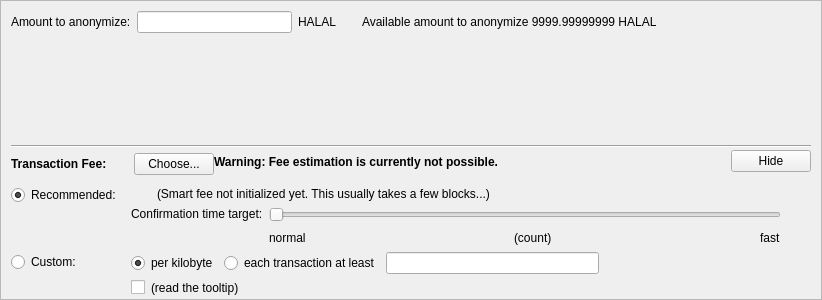
    <widget class="QFrame" name="verticalFrame">
     <property name="sizePolicy">
      <sizepolicy hsizetype="Preferred" vsizetype="Expanding">
       <horstretch>0</horstretch>
       <verstretch>0</verstretch>
      </sizepolicy>
     </property>
     <property name="minimumSize">
      <size>
       <width>0</width>
       <height>0</height>
      </size>
     </property>
     <property name="maximumSize">
      <size>
       <width>16777215</width>
       <height>300</height>
      </size>
     </property>
     <property name="frameShape">
      <enum>QFrame::StyledPanel</enum>
     </property>
     <property name="frameShadow">
      <enum>QFrame::Sunken</enum>
     </property>
     <layout class="QVBoxLayout" name="verticalLayout_6">
      <property name="leftMargin">
       <number>10</number>
      </property>
      <property name="topMargin">
       <number>10</number>
      </property>
      <property name="rightMargin">
       <number>10</number>
      </property>
      <property name="bottomMargin">
       <number>0</number>
      </property>
      <item>
       <layout class="QHBoxLayout" name="horizontalLayout_4">
        <property name="topMargin">
         <number>0</number>
        </property>
        <property name="bottomMargin">
         <number>0</number>
        </property>
        <item>
         <widget class="QLabel" name="amountToAnoymizeLabel">
          <property name="text">
           <string>Amount to anonymize:</string>
          </property>
         </widget>
        </item>
        <item>
         <widget class="BitcoinAmountField" name="anonymizeAmount">
         </widget>
        </item>
        <item>
         <widget class="QLabel" name="anonymizeUnit">
          <property name="text">
           <string>HALAL</string>
          </property>
         </widget>
        </item>
        <item>
         <spacer name="horizontalSpacer_10">
          <property name="orientation">
           <enum>Qt::Horizontal</enum>
          </property>
          <property name="sizeType">
           <enum>QSizePolicy::Fixed</enum>
          </property>
          <property name="sizeHint" stdset="0">
           <size>
            <width>20</width>
            <height>20</height>
           </size>
          </property>
         </spacer>
        </item>
        <item>
         <widget class="QLabel" name="availableAmounToAnonymize">
          <property name="text">
           <string>Available amount to anonymize 9999.99999999 HALAL</string>
          </property>
         </widget>
        </item>
        <item>
         <spacer name="horizontalSpacer_8">
          <property name="orientation">
           <enum>Qt::Horizontal</enum>
          </property>
          <property name="sizeHint" stdset="0">
           <size>
            <width>40</width>
            <height>20</height>
           </size>
          </property>
         </spacer>
        </item>
       </layout>
      </item>
      <item>
       <spacer name="verticalSpacer_10">
        <property name="orientation">
         <enum>Qt::Vertical</enum>
        </property>
        <property name="sizeHint" stdset="0">
         <size>
          <width>20</width>
          <height>600</height>
         </size>
        </property>
       </spacer>
      </item>
      <item>
       <layout class="QVBoxLayout" name="verticalLayoutFee2" stretch="0,0,0,0">
        <property name="spacing">
         <number>0</number>
        </property>
        <property name="leftMargin">
         <number>0</number>
        </property>
        <property name="topMargin">
         <number>0</number>
        </property>
        <item>
         <layout class="QVBoxLayout" name="verticalLayout_4">
          <item>
           <widget class="Line" name="line">
            <property name="orientation">
             <enum>Qt::Horizontal</enum>
            </property>
           </widget>
          </item>
         </layout>
        </item>
        <item>
         <layout class="QHBoxLayout" name="horizontalLayoutFee1">
          <property name="bottomMargin">
           <number>0</number>
          </property>
          <item>
           <layout class="QVBoxLayout" name="verticalLayoutFee7">
            <property name="spacing">
             <number>0</number>
            </property>
            <item>
             <spacer name="verticalSpacer_8">
              <property name="orientation">
               <enum>Qt::Vertical</enum>
              </property>
              <property name="sizeType">
               <enum>QSizePolicy::Fixed</enum>
              </property>
              <property name="sizeHint" stdset="0">
               <size>
                <width>1</width>
                <height>5</height>
               </size>
              </property>
             </spacer>
            </item>
            <item>
             <layout class="QHBoxLayout" name="horizontalLayoutSmartFee">
              <property name="spacing">
               <number>10</number>
              </property>
              <item>
               <widget class="QLabel" name="labelFeeHeadline">
                <property name="sizePolicy">
                 <sizepolicy hsizetype="Preferred" vsizetype="Maximum">
                  <horstretch>0</horstretch>
                  <verstretch>0</verstretch>
                 </sizepolicy>
                </property>
                <property name="font">
                 <font>
                  <weight>75</weight>
                  <bold>true</bold>
                 </font>
                </property>
                <property name="styleSheet">
                 <string notr="true">font-weight:bold;</string>
                </property>
                <property name="text">
                 <string>Transaction Fee:</string>
                </property>
               </widget>
              </item>
              <item>
               <widget class="QLabel" name="labelFeeMinimized">
                <property name="text">
                 <string/>
                </property>
               </widget>
              </item>
              <item>
               <widget class="QPushButton" name="buttonChooseFee">
                <property name="text">
                 <string>Choose...</string>
                </property>
               </widget>
              </item>
             </layout>
            </item>
            <item>
             <spacer name="verticalSpacer_5">
              <property name="orientation">
               <enum>Qt::Vertical</enum>
              </property>
              <property name="sizeHint" stdset="0">
               <size>
                <width>1</width>
                <height>1</height>
               </size>
              </property>
             </spacer>
            </item>
           </layout>
          </item>
          <item>
           <widget class="QLabel" name="fallbackFeeWarningLabel">
            <property name="font">
             <font>
              <weight>75</weight>
              <bold>true</bold>
             </font>
            </property>
            <property name="toolTip">
             <string>Using the fallbackfee can result in sending a transaction that will take several hours or days (or never) to confirm. Consider choosing your fee manually or wait until your have validated the complete chain.</string>
            </property>
            <property name="text">
             <string>Warning: Fee estimation is currently not possible.</string>
            </property>
            <property name="wordWrap">
             <bool>false</bool>
            </property>
           </widget>
          </item>
          <item>
           <spacer name="horizontalSpacer_4">
            <property name="orientation">
             <enum>Qt::Horizontal</enum>
            </property>
            <property name="sizeType">
             <enum>QSizePolicy::MinimumExpanding</enum>
            </property>
            <property name="sizeHint" stdset="0">
             <size>
              <width>40</width>
              <height>20</height>
             </size>
            </property>
           </spacer>
          </item>
          <item>
           <widget class="QPushButton" name="buttonMinimizeFee">
            <property name="toolTip">
             <string>collapse fee-settings</string>
            </property>
            <property name="text">
             <string>Hide</string>
            </property>
           </widget>
          </item>
         </layout>
        </item>
        <item>
         <widget class="QFrame" name="frameFeeSelection">
          <layout class="QVBoxLayout" name="verticalLayoutFee12">
           <property name="spacing">
            <number>0</number>
           </property>
           <property name="leftMargin">
            <number>0</number>
           </property>
           <property name="topMargin">
            <number>0</number>
           </property>
           <property name="rightMargin">
            <number>0</number>
           </property>
           <property name="bottomMargin">
            <number>0</number>
           </property>
           <item>
            <layout class="QGridLayout" name="gridLayoutFee">
             <property name="topMargin">
              <number>10</number>
             </property>
             <property name="bottomMargin">
              <number>4</number>
             </property>
             <property name="horizontalSpacing">
              <number>10</number>
             </property>
             <property name="verticalSpacing">
              <number>4</number>
             </property>
             <item row="1" column="1">
              <layout class="QVBoxLayout" name="verticalLayoutFee8">
               <property name="spacing">
                <number>6</number>
               </property>
               <item>
                <layout class="QHBoxLayout" name="horizontalLayoutFee13">
                 <item>
                  <widget class="QRadioButton" name="radioCustomPerKilobyte">
                   <property name="toolTip">
                    <string>If the custom fee is set to 1000 satoshis and the transaction is only 250 bytes, then &quot;per kilobyte&quot; only pays 250 satoshis in fee, while &quot;total at least&quot; pays 1000 satoshis. For transactions bigger than a kilobyte both pay by kilobyte.</string>
                   </property>
                   <property name="text">
                    <string>per kilobyte</string>
                   </property>
                   <property name="checked">
                    <bool>true</bool>
                   </property>
                   <attribute name="buttonGroup">
                    <string notr="true">groupCustomFee</string>
                   </attribute>
                  </widget>
                 </item>
                 <item>
                  <widget class="QRadioButton" name="radioCustomAtLeast">
                   <property name="toolTip">
                    <string>If the custom fee is set to 1000 satoshis and the transaction is only 250 bytes, then &quot;per kilobyte&quot; only pays 250 satoshis in fee, while &quot;total at least&quot; pays 1000 satoshis. For transactions bigger than a kilobyte both pay by kilobyte.</string>
                   </property>
                   <property name="text">
                    <string>each transaction at least</string>
                   </property>
                   <attribute name="buttonGroup">
                    <string notr="true">groupCustomFee</string>
                   </attribute>
                  </widget>
                 </item>
                 <item>
                  <widget class="BitcoinAmountField" name="customFee"/>
                 </item>
                 <item>
                  <spacer name="horizontalSpacer_6">
                   <property name="orientation">
                    <enum>Qt::Horizontal</enum>
                   </property>
                   <property name="sizeHint" stdset="0">
                    <size>
                     <width>1</width>
                     <height>1</height>
                    </size>
                   </property>
                  </spacer>
                 </item>
                </layout>
               </item>
               <item>
                <layout class="QHBoxLayout" name="horizontalLayoutFee8">
                 <item>
                  <widget class="QCheckBox" name="checkBoxMinimumFee">
                   <property name="toolTip">
                    <string>Paying only the minimum fee is just fine as long as there is less transaction volume than space in the blocks. But be aware that this can end up in a never confirming transaction once there is more demand for Halal transactions than the network can process.</string>
                   </property>
                   <property name="text">
                    <string/>
                   </property>
                  </widget>
                 </item>
                 <item>
                  <widget class="QLabel" name="labelMinFeeWarning">
                   <property name="enabled">
                    <bool>true</bool>
                   </property>
                   <property name="toolTip">
                    <string>Paying only the minimum fee is just fine as long as there is less transaction volume than space in the blocks. But be aware that this can end up in a never confirming transaction once there is more demand for Halal transactions than the network can process.</string>
                   </property>
                   <property name="text">
                    <string>(read the tooltip)</string>
                   </property>
                   <property name="margin">
                    <number>5</number>
                   </property>
                  </widget>
                 </item>
                 <item>
                  <spacer name="horizontalSpacer_2">
                   <property name="orientation">
                    <enum>Qt::Horizontal</enum>
                   </property>
                   <property name="sizeHint" stdset="0">
                    <size>
                     <width>1</width>
                     <height>1</height>
                    </size>
                   </property>
                  </spacer>
                 </item>
                </layout>
               </item>
              </layout>
             </item>
             <item row="0" column="0">
              <layout class="QVBoxLayout" name="verticalLayoutFee4" stretch="0,1">
               <item>
                <widget class="QRadioButton" name="radioSmartFee">
                 <property name="text">
                  <string>Recommended:</string>
                 </property>
                 <property name="checked">
                  <bool>true</bool>
                 </property>
                 <attribute name="buttonGroup">
                  <string notr="true">groupFee</string>
                 </attribute>
                </widget>
               </item>
               <item>
                <spacer name="verticalSpacer_2">
                 <property name="orientation">
                  <enum>Qt::Vertical</enum>
                 </property>
                 <property name="sizeHint" stdset="0">
                  <size>
                   <width>1</width>
                   <height>1</height>
                  </size>
                 </property>
                </spacer>
               </item>
              </layout>
             </item>
             <item row="1" column="0">
              <layout class="QVBoxLayout" name="verticalLayoutFee9" stretch="0,1">
               <item>
                <widget class="QRadioButton" name="radioCustomFee">
                 <property name="text">
                  <string>Custom:</string>
                 </property>
                 <attribute name="buttonGroup">
                  <string notr="true">groupFee</string>
                 </attribute>
                </widget>
               </item>
               <item>
                <spacer name="verticalSpacer_6">
                 <property name="orientation">
                  <enum>Qt::Vertical</enum>
                 </property>
                 <property name="sizeHint" stdset="0">
                  <size>
                   <width>1</width>
                   <height>1</height>
                  </size>
                 </property>
                </spacer>
               </item>
              </layout>
             </item>
             <item row="0" column="1">
              <layout class="QVBoxLayout" name="verticalLayoutFee3" stretch="0,0,1">
               <property name="spacing">
                <number>6</number>
               </property>
               <property name="topMargin">
                <number>2</number>
               </property>
               <item>
                <layout class="QHBoxLayout" name="horizontalLayoutFee12">
                 <item>
                  <widget class="QLabel" name="labelSmartFee">
                   <property name="text">
                    <string/>
                   </property>
                   <property name="margin">
                    <number>2</number>
                   </property>
                  </widget>
                 </item>
                 <item>
                  <widget class="QLabel" name="labelFeeEstimation">
                   <property name="text">
                    <string/>
                   </property>
                  </widget>
                 </item>
                 <item>
                  <widget class="QLabel" name="labelSmartFee2">
                   <property name="text">
                    <string>(Smart fee not initialized yet. This usually takes a few blocks...)</string>
                   </property>
                   <property name="margin">
                    <number>2</number>
                   </property>
                  </widget>
                 </item>
                 <item>
                  <spacer name="horizontalSpacer_5">
                   <property name="orientation">
                    <enum>Qt::Horizontal</enum>
                   </property>
                   <property name="sizeHint" stdset="0">
                    <size>
                     <width>1</width>
                     <height>1</height>
                    </size>
                   </property>
                  </spacer>
                 </item>
                </layout>
               </item>
               <item>
                <layout class="QHBoxLayout" name="horizontalLayoutFee9">
                 <item>
                  <layout class="QVBoxLayout" name="verticalLayoutFee6">
                   <item>
                    <widget class="QLabel" name="labelSmartFee3">
                     <property name="text">
                      <string>Confirmation time target:</string>
                     </property>
                     <property name="margin">
                      <number>2</number>
                     </property>
                    </widget>
                   </item>
                   <item>
                    <spacer name="verticalSpacer_3">
                     <property name="orientation">
                      <enum>Qt::Vertical</enum>
                     </property>
                     <property name="sizeHint" stdset="0">
                      <size>
                       <width>1</width>
                       <height>1</height>
                      </size>
                     </property>
                    </spacer>
                   </item>
                  </layout>
                 </item>
                 <item>
                  <layout class="QVBoxLayout" name="verticalLayoutFee5">
                   <property name="rightMargin">
                    <number>30</number>
                   </property>
                   <item>
                    <widget class="QSlider" name="sliderSmartFee">
                     <property name="minimum">
                      <number>0</number>
                     </property>
                     <property name="maximum">
                      <number>23</number>
                     </property>
                     <property name="pageStep">
                      <number>1</number>
                     </property>
                     <property name="value">
                      <number>0</number>
                     </property>
                     <property name="orientation">
                      <enum>Qt::Horizontal</enum>
                     </property>
                     <property name="invertedAppearance">
                      <bool>false</bool>
                     </property>
                     <property name="invertedControls">
                      <bool>false</bool>
                     </property>
                     <property name="tickPosition">
                      <enum>QSlider::NoTicks</enum>
                     </property>
                    </widget>
                   </item>
                   <item>
                    <layout class="QHBoxLayout" name="horizontalLayoutFee10">
                     <item>
                      <widget class="QLabel" name="labelSmartFeeNormal">
                       <property name="text">
                        <string>normal</string>
                       </property>
                      </widget>
                     </item>
                     <item>
                      <spacer name="horizontalSpacer_7">
                       <property name="orientation">
                        <enum>Qt::Horizontal</enum>
                       </property>
                       <property name="sizeHint" stdset="0">
                        <size>
                         <width>40</width>
                         <height>20</height>
                        </size>
                       </property>
                      </spacer>
                     </item>
                     <item>
                      <widget class="QLabel" name="confirmationTargetLabel">
                       <property name="text">
                        <string notr="true">(count)</string>
                       </property>
                      </widget>
                     </item>
                     <item>
                      <spacer name="horizontalSpacer_3">
                       <property name="orientation">
                        <enum>Qt::Horizontal</enum>
                       </property>
                       <property name="sizeHint" stdset="0">
                        <size>
                         <width>40</width>
                         <height>20</height>
                        </size>
                       </property>
                      </spacer>
                     </item>
                     <item>
                      <widget class="QLabel" name="labelSmartFeeFast">
                       <property name="text">
                        <string>fast</string>
                       </property>
                      </widget>
                     </item>
                    </layout>
                   </item>
                  </layout>
                 </item>
                </layout>
               </item>
               <item>
                <spacer name="verticalSpacer_4">
                 <property name="orientation">
                  <enum>Qt::Vertical</enum>
                 </property>
                 <property name="sizeHint" stdset="0">
                  <size>
                   <width>1</width>
                   <height>1</height>
                  </size>
                 </property>
                </spacer>
               </item>
              </layout>
             </item>
            </layout>
           </item>
          </layout>
         </widget>
        </item>
        <item>
         <spacer name="verticalSpacerFee">
          <property name="orientation">
           <enum>Qt::Vertical</enum>
          </property>
          <property name="sizeHint" stdset="0">
           <size>
            <width>800</width>
            <height>1</height>
           </size>
          </property>
         </spacer>
        </item>
       </layout>
      </item>
     </layout>
    </widget>
